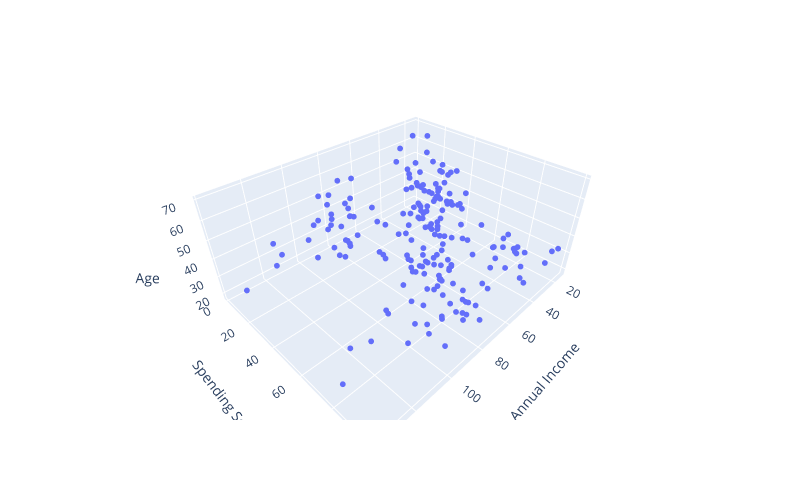

The code cell stored with this chart in its notebook:
### Code cell
fig = px.scatter_3d(
    df, 
    x= 'Annual Income', 
    y= 'Spending Score', 
    z= 'Age',
    # color= df['labels'].astype(str),
    # color_discrete_sequence= ["red", "blue", "green"]
)

fig.update_traces(marker_size = 2)

fig.update_layout(
    autosize=False,
    width=800,
    height=500,
    # margin=dict(
    #     l=50,
    #     r=50,
    #     b=100,
    #     t=100,
    #     pad=4
    # ),
    paper_bgcolor="white",
)

fig.show()

### Figure 1 — Plotly figure (JSON) as saved in the notebook; plotly's stock layout.template omitted (floating-point values rounded to 4 significant figures; data arrays with more than 128 entries replaced by an {"elided": "..."} marker saying what was removed)
{"data": [{"hovertemplate": "Annual Income=%{x}<br>Spending Score=%{y}<br>Age=%{z}<extra></extra>", "legendgroup": "", "marker": {"color": "#636efa", "size": 2, "symbol": "circle"}, "mode": "markers", "name": "", "scene": "scene", "showlegend": false, "type": "scatter3d", "x": {"elided": "200 int values"}, "y": {"elided": "200 int values"}, "z": {"elided": "200 int values"}}], "layout": {"autosize": false, "height": 500, "legend": {"tracegroupgap": 0}, "margin": {"t": 60}, "paper_bgcolor": "white", "scene": {"domain": {"x": [0, 1], "y": [0, 1]}, "xaxis": {"title": {"text": "Annual Income"}}, "yaxis": {"title": {"text": "Spending Score"}}, "zaxis": {"title": {"text": "Age"}}}, "width": 800}}
